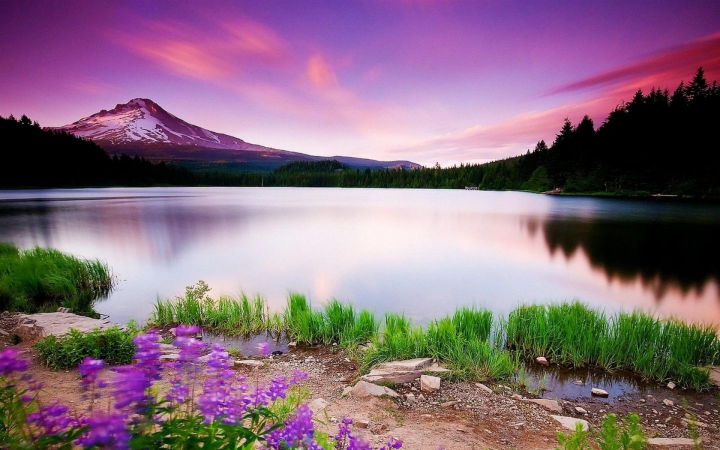
#> input picture Photos/lake.jpg, 1440 x 900 px, found by its file name (shown at 1/2 size)
$ python histogram.py
#> lines starting #> are read from the running program, lines starting #| are printed output that depends on the picture; after the words box and inside, x2 and y2 are one past the last pixel; in counts of white or black regions, pixels touching at a corner belong together
import cv2 as cv
import matplotlib.pyplot as plt
import numpy as np

img = cv.imread('Photos/lake.jpg')
#> img is the input picture: shape (900, 1440, 3); mean B, G, R 123.5, 107.2, 133.8
cv.imshow('Lake', img)

blank = np.zeros(img.shape[:2], dtype='uint8')

# gray = cv.cvtColor(img, cv.COLOR_BGR2GRAY)
# cv.imshow('Gray', gray)

mask = cv.circle(blank, (img.shape[1]//2 - 400, img.shape[0]//2 - 200), 100, 255, -1)
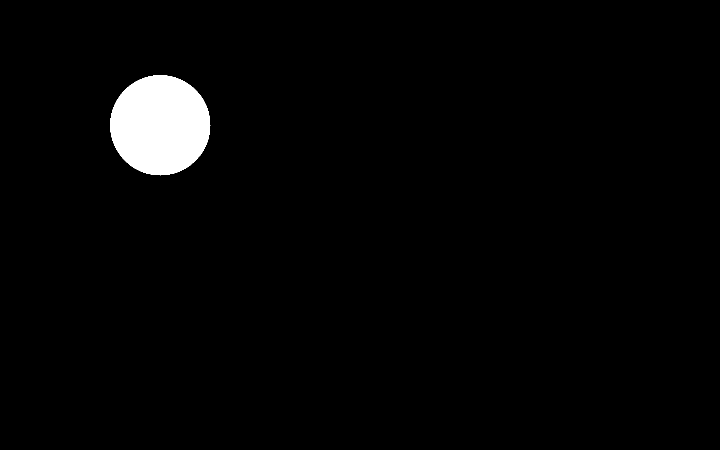
#> blank: shape (900, 1440) (shown at 1/2 size); 2.4% white; 1 white region, box (x1, y1, x2, y2) and area: (220, 150, 421, 351) 31417

masked = cv.bitwise_and(img,img,mask=mask)
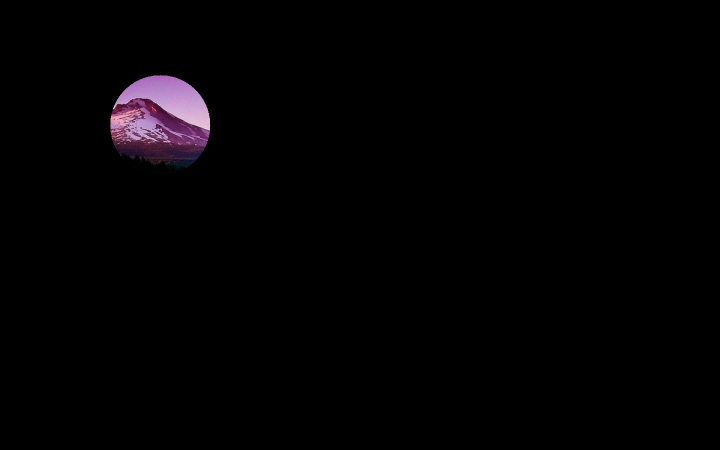
#> masked: shape (900, 1440, 3) (shown at 1/2 size); mean B, G, R 3.1, 2, 3.1
cv.imshow('Mask', masked)

# [9 lines of commented-out code are left out]

plt.figure()
plt.title('Color Histogram')
plt.xlabel('Bins')
plt.ylabel('# of pixels')
colors = ('b', 'g', 'r')
for i,col in enumerate(colors):
    hist = cv.calcHist([img], [i], mask, [256], [0,256])
    plt.plot(hist, color=col)
    plt.xlim([0,256])

plt.show()
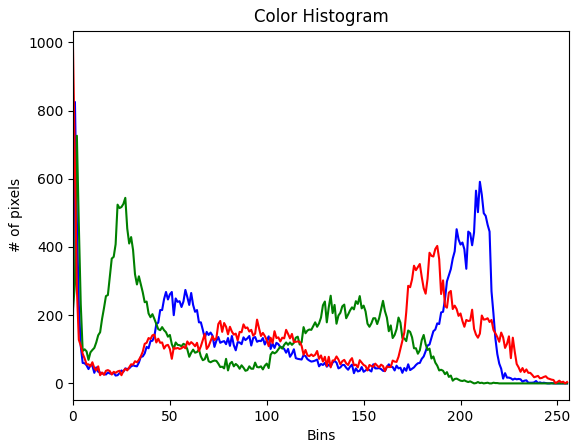
#> figure drawn by matplotlib, 1 panel; curve peaks at x = 1, y = 825; curve peaks at x = 2, y = 726; curve peaks at x = 0, y = 985
cv.waitKey(0)
cv.destroyAllWindows()
plt.close('all')
